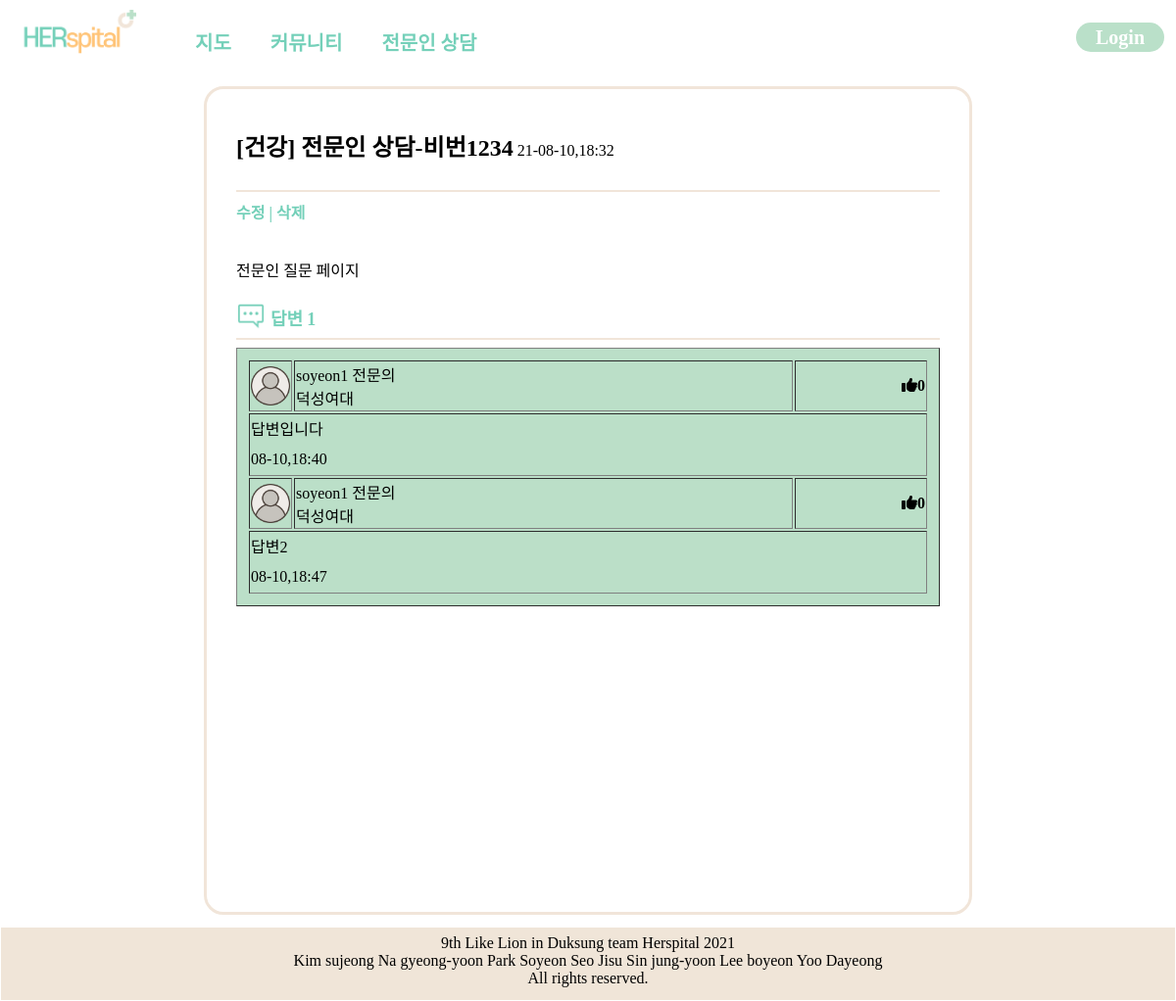
Screenshot of /community/expert_detail/1 with the database file from the repository.
### community/models.py (models this page shows, shortened)
class Expert(models.Model):
    title = models.CharField(max_length=200)
    publicSetting = models.BooleanField()
    password_Post = models.CharField(max_length=10, blank=True, null=True)
    age_tag = models.CharField(max_length=100)
    image = models.ImageField(upload_to = "community/", blank=True, null=True)
    body = models.TextField()
    pub_date = models.DateTimeField()
    author = models.ForeignKey(account_models.CustomUser,on_delete=models.CASCADE, null=True)

class ExpertRe(models.Model):
    author = models.ForeignKey(account_models.CustomUser, on_delete=models.CASCADE, null=True)
    postId = models.CharField(max_length=100)
    thumbsUp = models.IntegerField(blank=True, default=0, null=True)
    body = models.TextField()
    pub_date = models.DateTimeField()

### account/models.py (models this page shows)
class CustomUser(AbstractUser):
  nickname = models.CharField(max_length=100,default='') #이름
  email = models.EmailField(max_length=100,default='') #이메일
  birth = models.DateField(blank=True,null=True) #생년월일
  gender = models.CharField(max_length=50, default='') #성별
  position = models.CharField(max_length=50, default='normal') #일반인/전문인
  certifyImg = models.ImageField(upload_to="account/", blank=True, null=True) #자격증사진 - 전문인일때 무조건 받아야하는데 어떻게 해야하지..
  workplace = models.CharField(max_length=50, blank=True) #의료기관 - 전문인일때 무조건 받아야하는데 어떻게 해야하지..
  postcode = models.CharField(max_length=100, blank=True) #우편번호
  address = models.CharField(max_length=100, blank=True) #주소
  extraAddress = models.CharField(max_length=100, blank=True) #세부주소

### community/views.py (the view)
# urls.py: path('expert_detail/<str:ex_id>', community_views.expert_detail, name="expert_detail"),
def expert_detail(request,ex_id):
    expert = get_object_or_404(Expert, pk = ex_id)
    expertRes = ExpertRe.objects.filter(postId=ex_id)
    writerpw = request.POST.get('writerpw')
    return render(request, "community/expert_detail.html", context ={'expert':expert, 'expertRes':expertRes})

### templates/community/expert_detail.html (shortened to what this page needs)
{% load static %}
{% block css %}
    <link rel="stylesheet" href="{% static 'css/detail.css' %}" />
{% endblock %}
{% block navbar %}
    {% include "partials/base.html" %}
{% endblock %}
{% block content %}
<section class="sec">
    <h1>[{{expert.age_tag}}] {{ expert.title }}</h1>
    <span> {{ expert.pub_date | date:'y-m-d,H:i'}} </span>
    <hr>
    <div id="info_tab">
        <div class="modify_delete">
            <span onclick="showpwbox(this.id)" id="detail_modify" style="cursor: pointer">수정</span> |
            <span onclick="showpwbox(this.id)" id="detail_delete" style="cursor: pointer">삭제</span>
        </div>
        <br>
    </div>
    <br>
    <p id="questionContent">{{ expert.body }}</p>
<div class="community__reply">
    <img id="replyicon" src="{% static 'img/reply.png' %}">
    <div id="replytxt">답변</div>
    <span id="review-count">1</span>
</div>
<hr>
    <div class="response">
        <table border 1px solid>
        {% for expertRe in expertRes %}
            <tr>
                <td class="profileTD">
                    <img id="doctor_profile" src="{% static 'img/doctor_profile.png' %}">
                </td>
                <td>{{expertRe.author.username}} 전문의 <br>{{ expertRe.author.workplace}}</td>
                <td class="likeTD">
                    <i class="fas fa-thumbs-up"><span class="numb">{{ expertRe.thumbsUp }}</span></i>
                </td>
            </tr>
            <tr>
                <td colspan="3" class="responseTD">
                    {{expertRe.body}}<br>
                    {{expertRe.pub_date | date:'m-d,H:i'}}
                </td>
            </tr>
        {% endfor %}
        </table>
    </div>
</section>
{% endblock %}
{% block footer %}
    {% include "partials/footer.html" %}
{% endblock %}

### static/css/detail.css (style rules this page uses)
h1 { display: inline-block; }
.modify_delete { color: #74D0B9; font-weight: bold; float: right; }
.community__reply { display: inline-block; }
#replyicon { width: 30px; height: 29px; float: left; margin-right: 5px; }
#replytxt { display: inline-block; font-weight: bold; color: #74D0B9; font-size: large; padding-top: 3px; }
#review-count { font-weight: bold; color: #74D0B9; font-size: large; }
hr { background-color: #F1E5D9; border: 0px; height: 2px; }

### static/css/base.css (style rules this page uses)
* { font-family: 'Cafe24SsurroundAir'; }
body { padding-top: 70px; }

### templates/community/expert_detail.html (style rules this page uses)
.sec { border: solid 3px #F1E5D9; border-radius: 20px; height: 100vh; margin: 10px 200px 20px 200px; padding: 20px 30px 20px 30px; overflow: auto; }
#questionContent { line-height:30px; }
.community__reply { display: block; }
#replyicon { width: 30px; height: 29px; float: left; margin-right: 5px; }
#replytxt { display: inline-block; font-weight: bold; color: #74D0B9; font-size: large; padding-top: 3px; }
#review-count { font-weight: bold; color: #74D0B9; font-size: large; }
#doctor_profile { width:40px; }
#info_tab { display:flex; }
#info_tab div { flex-grow:0; }
table { width:100%; padding:10px; }
.profileTD { width:20px; }
.likeTD { text-align: right; }
.responseTD { line-height: 30px; }
.response { background:#BBDFC8; }

### rows the page displays
Expert: age_tag "건강", title "전문인 상담-비번1234", pub_date "21-08-10,18:32", body "전문인 질문 페이지"
ExpertRe: author.username "soyeon1", author.workplace "덕성여대", thumbsUp "0", body "답변입니다", pub_date "08-10,18:40"
ExpertRe: author.username "soyeon1", author.workplace "덕성여대", thumbsUp "0", body "답변2", pub_date "08-10,18:47"
